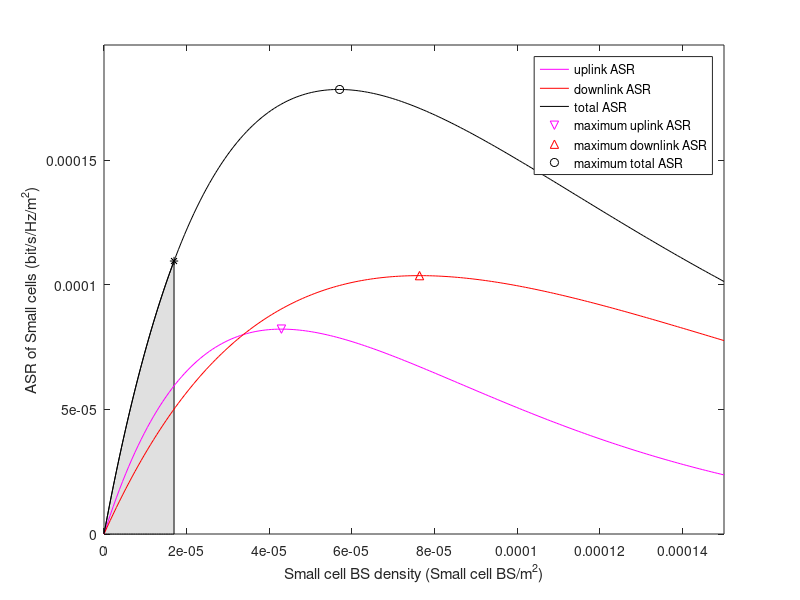

This chart was generated by the following MATLAB code:
clear all;
close all;
clc;

	
W = 10;         	
alpha = 4;
lambda_M = 1*10^(-6);     	

theta_M = 0.1;          	
theta_S = 0.1;          	

P_M_dB = 43;            	
P_Su_dB = 25;           	
P_Sd_dB = 30;           	
	
P_M = 10^(P_M_dB/10);
P_Su = 10^(P_Su_dB/10);
P_Sd = 10^(P_Sd_dB/10);

Pr_u = 0.6;                 	
Pr_d = 1-Pr_u;              	

xi_M_dB = -5;        	
xi_Sd_dB = 0;       	
xi_Su_dB = 0;       	
	
xi_M = 10^(xi_M_dB/10);
xi_Sd = 10^(xi_Sd_dB/10);
xi_Su = 10^(xi_Su_dB/10);

R_M0 = 100;
R_Su0 = 60;
R_Sd0 = 60;

eta_M = pi*(xi_M^(2/alpha))*(R_M0^2)*gamma(1+2/alpha)*gamma(1-2/alpha);
eta_Su = pi*(xi_Su^(2/alpha))*(R_Su0^2)*gamma(1+2/alpha)*gamma(1-2/alpha);
eta_Sd = pi*(xi_Sd^(2/alpha))*(R_Sd0^2)*gamma(1+2/alpha)*gamma(1-2/alpha);

	
lambda_S_ini = 0;
lambda_S_end = 1.5*10^(-4);
lambda_S_num = 200;
delta_lambda_S = (lambda_S_end-lambda_S_ini)/lambda_S_num;
lambda_S = lambda_S_ini:delta_lambda_S:lambda_S_end;		

	
ASR_uplink_SC = W*Pr_u*lambda_S.*log2(1+xi_Su).*exp(-lambda_M*eta_Su*((P_M/P_Su)^(2/alpha))-...
    lambda_S*eta_Su*(Pr_u+Pr_d*((P_Sd/P_Su)^(2/alpha))));
	
ASR_downlink_SC = W*Pr_d*lambda_S.*log2(1+xi_Sd).*exp(-lambda_M*eta_Sd*((P_M/P_Sd)^(2/alpha))-...
    lambda_S*eta_Sd*(Pr_u*((P_Su/P_Sd)^(2/alpha))+Pr_d));
	
ASR_SC = ASR_uplink_SC + ASR_downlink_SC;

	
[ASR_SC_max, lambda_S_max_index] = max(ASR_SC);

	
A3 = eta_Su*(Pr_u+Pr_d*((P_Sd/P_Su)^(2/alpha)));
B3 = eta_Sd*(Pr_u*((P_Su/P_Sd)^(2/alpha))+Pr_d);
ASR_uplink_SC_max = W*Pr_u*(1/A3)*log2(1+xi_Su)*exp(-lambda_M*eta_Su*((P_M/P_Su)^(2/alpha))-...
    (1/A3)*eta_Su*(Pr_u+Pr_d*((P_Sd/P_Su)^(2/alpha))));
ASR_downlink_SC_max = W*Pr_d*(1/B3)*log2(1+xi_Sd).*exp(-lambda_M*eta_Sd*((P_M/P_Sd)^(2/alpha))-...
    (1/B3)*eta_Sd*(Pr_u*((P_Su/P_Sd)^(2/alpha))+Pr_d));

	
	
lambda_sup1 = (-lambda_M*(P_M^(2/alpha))-((P_M^(2/alpha)/eta_M)*log(1-theta_M)))/...
    (Pr_u*(P_Su^(2/alpha))+Pr_d*(P_Sd^(2/alpha)));
ASR_uplink_SC_sup1 = W*Pr_u*(lambda_sup1)*log2(1+xi_Su)*exp(-lambda_M*eta_Su*((P_M/P_Su)^(2/alpha))-...
    (lambda_sup1)*eta_Su*(Pr_u+Pr_d*((P_Sd/P_Su)^(2/alpha))));
ASR_downlink_SC_sup1 = W*Pr_d*(lambda_sup1)*log2(1+xi_Sd)*exp(-lambda_M*eta_Sd*((P_M/P_Sd)^(2/alpha))-...
    (lambda_sup1)*eta_Sd*(Pr_u*((P_Su/P_Sd)^(2/alpha))+Pr_d));
ASR_SC_sup1 = ASR_uplink_SC_sup1+ASR_downlink_SC_sup1;

	
delta_lambda_S_feasible_num = 40;
delta_lambda_S_feasible = lambda_sup1/delta_lambda_S_feasible_num;
lambda_S1 = 0:delta_lambda_S_feasible:lambda_sup1;
lambda_S2 = lambda_sup1:-delta_lambda_S_feasible:0;
lambda_S_feasible = [lambda_S1, lambda_S2];
y1 = zeros(1,size(lambda_S1,2));
ASR_uplink_SC_feasible = W*Pr_u*(lambda_S2).*log2(1+xi_Su).*exp(-lambda_M*eta_Su*((P_M/P_Su)^(2/alpha))-...
    (lambda_S2)*eta_Su*(Pr_u+Pr_d*((P_Sd/P_Su)^(2/alpha))));
ASR_downlink_SC_feasible = W*Pr_d*(lambda_S2).*log2(1+xi_Sd).*exp(-lambda_M*eta_Sd*((P_M/P_Sd)^(2/alpha))-...
    (lambda_S2)*eta_Sd*(Pr_u*((P_Su/P_Sd)^(2/alpha))+Pr_d));
ASR_SC_feasible = ASR_uplink_SC_feasible + ASR_downlink_SC_feasible;
y = [y1, ASR_SC_feasible];
pic1 = fill(lambda_S_feasible,y,[0.878 0.878 0.878]);
hold on;
	
pic2 = plot(lambda_S(1,:),ASR_uplink_SC(1,:),'-m');
hold on;
pic3 = plot(lambda_S(1,:), ASR_downlink_SC(1,:),'-r');
pic4 = plot(lambda_S(1,:),ASR_SC(1,:),'-k');
	
pic5 = plot((1/A3),ASR_uplink_SC_max,'mv');
pic6 = plot((1/B3),ASR_downlink_SC_max,'r^');
pic7 = plot(lambda_S(1,lambda_S_max_index),ASR_SC_max,'ko');
pic8 = plot(lambda_sup1,ASR_SC_sup1,'k*');

xlabel('Small cell BS density (Small cell BS/m^{2})');
ylabel('ASR of Small cells (bit/s/Hz/{m^2})');
legend([pic2, pic3, pic4, pic5, pic6, pic7],'uplink ASR',...
    'downlink ASR','total ASR','maximum uplink ASR',...
    'maximum downlink ASR','maximum total ASR');
axis([lambda_S_ini,lambda_S_end,0,max(ASR_SC)*1.1]);


